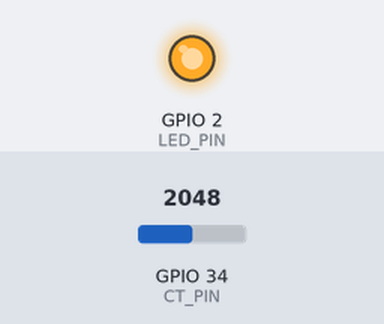
Bench run of a sketch on a simulated ESP32. On the bench: output pins drawn as LEDs (lit = HIGH). Inputs (shaded band) come from the test bench; at power-on: GPIO 34 (CT_PIN) = 2048 (analog values on the 0–4095 scale). WiFi joins after 1.5 s; servers stay silent unless stated; uploads are accepted with an empty reply; what the sketch prints to the serial monitor is not drawn.

Above: at 4.4 s.
4.5 s: GPIO 34 (CT_PIN) set to 560
7.5 s: GPIO 34 (CT_PIN) set to 3540
At 10.56 s:
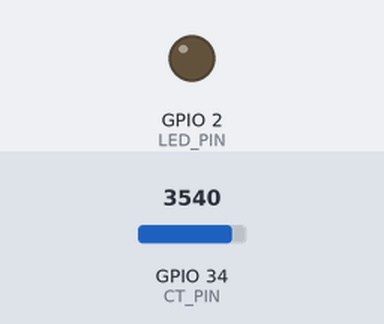
Timing chart, 0 to 12.1 s (numbered marks = the images above; inputs shaded):
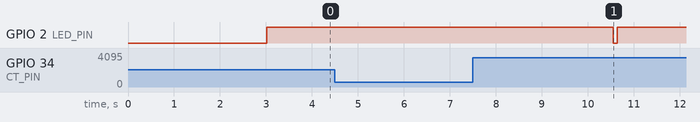

The sketch:

PPFix2.ino
```cpp
#include <Arduino.h>
#include <WiFi.h>
#include <HTTPClient.h>
#include <WiFiClientSecure.h>
#include <esp_task_wdt.h>
#include <math.h>

// ========== CONFIG ==========
const char* WIFI_SSID     = "realme C55 7824";
const char* WIFI_PASSWORD = "sspu2626";

const char* SUPABASE_URL  = "https://yfbpuqwotfjpjiakncmf.supabase.co";
const char* SUPABASE_KEY  = "eyJhbGciOiJIUzI1NiIsInR5cCI6IkpXVCJ9.eyJpc3MiOiJzdXBhYmFzZSIsInJlZiI6InlmYnB1cXdvdGZqcGppYWtuY21mIiwicm9sZSI6ImFub24iLCJpYXQiOjE3NzQ5NDg5NjgsImV4cCI6MjA5MDUyNDk2OH0.Jrid3VVf4Hf5mwoFiu-F8nvGiD_FeELVUvgW6Q4qUr0";
const char* TABLE_NAME    = "power_data";

#define CT_PIN      34
#define LED_PIN     2
#define SAMPLES     1000
#define VOLTAGE_AC  230.0

// ── CALIBRATION ─────────────────────────────────────────────────
// Your signal AVG=4094 means it's top-clipped (rides at 3.3V).
// getRMS() now compensates for this in software.
//
// After upload, watch Serial Monitor for "Current: X.XXX A"
// Compare with a real clamp meter measurement on same wire.
// If ESP32 reads 2.0A but real meter reads 5.0A → multiply:
//   NEW_CALIBRATION = 2000.0 × (5.0 / 2.0) = 5000.0
//
//  SCT-013-000  (100A bare)        → start with 2000.0
//  SCT-013-030  (30A  3.5mm jack)  → start with 1000.0
//  SCT-013-020  (20A  3.5mm jack)  → start with 1000.0
#define CALIBRATION 2000.0

// ── THRESHOLD ───────────────────────────────────────────────────
// Minimum current to count as ON.  0.05A × 230V = 11.5W
#define CURRENT_MIN 0.05

float         energyKWh      = 0.0;
bool          deviceIsOn     = false;
unsigned long lastUploadTime = 0;
unsigned long lastEnergyTime = 0;
unsigned long lastWifiCheck  = 0;
bool          wifiOK         = false;
bool          supabaseOK     = false;
bool          wasDeviceOn    = false;

// ════════════════════════════════════════════════════════════════
//  getRMS()
//
//  PROBLEM FOUND: Your AVG=4094, MAX=4095 means the CT signal
//  is biased at 3.3V (top of ADC range) instead of 1.65V (mid).
//  The POSITIVE half of the sine wave clips at 4095 and is lost.
//  Only the DOWNWARD (negative) swings are visible.
//
//  SOFTWARE FIX (no hardware change needed):
//  → Use 4095 as reference instead of computed midpoint
//  → Measure how far each sample drops BELOW 4095
//  → Multiply RMS by √2 to compensate for the missing half-wave
//
//  HARDWARE FIX (permanent, correct solution):
//  → Add 10kΩ resistor from GPIO34 to GND
//  → This pulls the bias to 1.65V so both halves are visible
//  → Then remove the *1.414 compensation below
// ════════════════════════════════════════════════════════════════
float getRMS() {
  // Step 1: Detect whether signal is top-clipped or centered
  //         by sampling average
  long avgSum = 0;
  for (int i = 0; i < 200; i++) {
    avgSum += analogRead(CT_PIN);
    delayMicroseconds(100);
  }
  int avg = (int)(avgSum / 200);

  double sumSq = 0.0;
  int    rawMin = 4095, rawMax = 0;

  // Step 2: Compute RMS with correct reference point
  if (avg > 3500) {
    // ── TOP-CLIPPED MODE (your current hardware situation)
    // Signal rides at ~4095, swings downward.
    // Reference = 4095 (the ceiling it clips at).
    // Each sample deviation = (4095 - raw) — how far it dipped.
    for (int i = 0; i < SAMPLES; i++) {
      int raw = analogRead(CT_PIN);
      if (raw < rawMin) rawMin = raw;
      if (raw > rawMax) rawMax = raw;
      double dev = (double)(4095 - raw);
      sumSq += dev * dev;
      delayMicroseconds(200);
    }
    // Half-wave RMS × √2 = full-wave RMS equivalent
    double halfRmsADC = sqrt(sumSq / SAMPLES);
    double voltRMS    = halfRmsADC * (3.3 / 4095.0) * 1.4142;
    double current    = (voltRMS / 33.0) * CALIBRATION;

    Serial.printf("  [DBG] MODE=TOP-CLIPPED avg=%d swing=%d halfRms=%.2f voltRMS=%.5fV cur=%.4fA\n",
      avg, rawMax - rawMin, (float)halfRmsADC, (float)voltRMS, (float)current);

    if (isnan(current) || isinf(current) || current > 100.0) return 0.0;
    return (current < CURRENT_MIN) ? 0.0f : (float)current;

  } else if (avg < 600) {
    // ── BOTTOM-CLIPPED MODE (signal rides near 0V)
    // Reference = 0. Measure upward swings.
    for (int i = 0; i < SAMPLES; i++) {
      int raw = analogRead(CT_PIN);
      if (raw < rawMin) rawMin = raw;
      if (raw > rawMax) rawMax = raw;
      double dev = (double)raw;
      sumSq += dev * dev;
      delayMicroseconds(200);
    }
    double halfRmsADC = sqrt(sumSq / SAMPLES);
    double voltRMS    = halfRmsADC * (3.3 / 4095.0) * 1.4142;
    double current    = (voltRMS / 33.0) * CALIBRATION;

    Serial.printf("  [DBG] MODE=BOT-CLIPPED avg=%d swing=%d halfRms=%.2f voltRMS=%.5fV cur=%.4fA\n",
      avg, rawMax - rawMin, (float)halfRmsADC, (float)voltRMS, (float)current);

    if (isnan(current) || isinf(current) || current > 100.0) return 0.0;
    return (current < CURRENT_MIN) ? 0.0f : (float)current;

  } else {
    // ── CENTERED MODE (correct hardware — bias at ~2048)
    int midpoint = avg;
    for (int i = 0; i < SAMPLES; i++) {
      int raw = analogRead(CT_PIN);
      if (raw < rawMin) rawMin = raw;
      if (raw > rawMax) rawMax = raw;
      double dev = (double)(raw - midpoint);
      sumSq += dev * dev;
      delayMicroseconds(200);
    }
    double rmsADC  = sqrt(sumSq / SAMPLES);
    double voltRMS = rmsADC * (3.3 / 4095.0);
    double current = (voltRMS / 33.0) * CALIBRATION;

    Serial.printf("  [DBG] MODE=CENTERED mid=%d swing=%d rms=%.2f voltRMS=%.5fV cur=%.4fA\n",
      midpoint, rawMax - rawMin, (float)rmsADC, (float)voltRMS, (float)current);

    if (isnan(current) || isinf(current) || current > 100.0) return 0.0;
    return (current < CURRENT_MIN) ? 0.0f : (float)current;
  }
}

// ════════════════════════════════════════════════════════════════
void connectWiFi() {
  Serial.println("-----------------------------");
  Serial.print("WiFi: Connecting to ");
  Serial.println(WIFI_SSID);
  WiFi.disconnect(true);
  delay(500);
  WiFi.mode(WIFI_STA);
  WiFi.setSleep(false);
  WiFi.begin(WIFI_SSID, WIFI_PASSWORD);
  int tries = 0;
  while (WiFi.status() != WL_CONNECTED && tries < 20) {
    delay(500);
    Serial.print(".");
    tries++;
  }
  if (WiFi.status() == WL_CONNECTED) {
    wifiOK = true;
    digitalWrite(LED_PIN, HIGH);
    Serial.println("\nWiFi : CONNECTED  " + String(WiFi.RSSI()) + " dBm");
    Serial.println("IP   : " + WiFi.localIP().toString());
  } else {
    wifiOK = false;
    digitalWrite(LED_PIN, LOW);
    Serial.println("\nWiFi : FAILED — offline mode");
  }
  Serial.println("-----------------------------");
}

void checkWiFi() {
  if (WiFi.status() == WL_CONNECTED) { wifiOK = true; return; }
  wifiOK = false; supabaseOK = false;
  Serial.print("WiFi lost — reconnecting");
  WiFi.disconnect(); delay(500);
  WiFi.setSleep(false);
  WiFi.begin(WIFI_SSID, WIFI_PASSWORD);
  int tries = 0;
  while (WiFi.status() != WL_CONNECTED && tries < 15) {
    delay(500); Serial.print("."); tries++;
  }
  if (WiFi.status() == WL_CONNECTED) {
    wifiOK = true; digitalWrite(LED_PIN, HIGH);
    Serial.println("\nWiFi back!");
  } else { Serial.println("\nStill offline."); }
}

int supabaseInsert(String jsonData) {
  if (!wifiOK) return -1;
  WiFiClientSecure client;
  client.setInsecure();
  HTTPClient http;
  http.begin(client, String(SUPABASE_URL) + "/rest/v1/" + TABLE_NAME);
  http.setTimeout(10000);
  http.addHeader("Content-Type",  "application/json");
  http.addHeader("apikey",        SUPABASE_KEY);
  http.addHeader("Authorization", "Bearer " + String(SUPABASE_KEY));
  http.addHeader("Prefer",        "return=minimal");
  int code = http.POST(jsonData);
  if (code != 200 && code != 201)
    Serial.println("Supabase error: " + http.getString().substring(0, 150));
  http.end();
  return code;
}

void testSupabase() {
  Serial.print("Supabase: Testing... ");
  String j = "{\"current_a\":0.0,\"power_w\":0.0,\"energy_kwh\":0.0,"
             "\"cost_rs\":0.0,\"status\":\"BOOT\",\"device_on\":false,"
             "\"rssi\":" + String(WiFi.RSSI()) + "}";
  int code = supabaseInsert(j);
  supabaseOK = (code == 200 || code == 201);
  Serial.println(supabaseOK ? "OK" : "FAILED — HTTP " + String(code));
}

void uploadData(float current, float power, float kwh, bool isOn) {
  if (!wifiOK) return;
  float cost = (power / 1000.0) * 8.0;
  String json = "{";
  json += "\"current_a\":"  + String(current, 3) + ",";
  json += "\"power_w\":"    + String(power,   1) + ",";
  json += "\"energy_kwh\":" + String(kwh,     5) + ",";
  json += "\"cost_rs\":"    + String(cost,    4) + ",";
  json += "\"status\":\""   + String(isOn ? "ON" : "OFF") + "\",";
  json += "\"device_on\":"  + String(isOn ? "true" : "false") + ",";
  json += "\"rssi\":"       + String(WiFi.RSSI());
  json += "}";
  Serial.print("Uploading → ");
  int code = supabaseInsert(json);
  if (code == 200 || code == 201) {
    supabaseOK = true; Serial.println("OK");
    digitalWrite(LED_PIN, LOW); delay(80); digitalWrite(LED_PIN, HIGH);
  } else { supabaseOK = false; Serial.println("FAILED " + String(code)); }
}

// ════════════════════════════════════════════════════════════════
void setup() {
  Serial.begin(115200);
  delay(1000);
  esp_task_wdt_deinit();
  pinMode(LED_PIN, OUTPUT);
  digitalWrite(LED_PIN, LOW);
  analogReadResolution(12);
  analogSetAttenuation(ADC_11db);

  Serial.println("\n================================");
  Serial.println("   PowerPaise — Fixed Build");
  Serial.println("   Signal: TOP-CLIPPED (AVG~4095)");
  Serial.println("   Software compensation active");
  Serial.println("================================\n");

  connectWiFi();
  if (wifiOK) testSupabase();

  lastUploadTime = millis();
  lastWifiCheck  = millis();
  Serial.println("\nReady — measuring every 3s\n");
}

// ════════════════════════════════════════════════════════════════
void loop() {
  unsigned long now = millis();

  if (now - lastWifiCheck > 30000) { checkWiFi(); lastWifiCheck = now; }

  float current = getRMS();
  deviceIsOn    = (current > 0.0);
  float power   = deviceIsOn ? (current * VOLTAGE_AC) : 0.0;

  if (deviceIsOn && wasDeviceOn && lastEnergyTime > 0) {
    float hours = (now - lastEnergyTime) / 3600000.0f;
    energyKWh  += (power / 1000.0f) * hours;
  }
  if (deviceIsOn) lastEnergyTime = now;
  wasDeviceOn = deviceIsOn;

  Serial.println("================================");
  Serial.println("WiFi     : " + String(wifiOK ? "CONNECTED (" + String(WiFi.RSSI()) + " dBm)" : "OFFLINE"));
  Serial.println("Supabase : " + String(supabaseOK ? "CONNECTED" : "OFFLINE"));
  Serial.println("--------------------------------");
  Serial.print("Current  : "); Serial.print(current,   3); Serial.println(" A");
  Serial.print("Power    : "); Serial.print(power,     1); Serial.println(" W");
  Serial.print("Energy   : "); Serial.print(energyKWh, 5); Serial.println(" kWh");
  Serial.print("Status   : "); Serial.println(deviceIsOn ? "ON  ✓" : "OFF");
  Serial.println("================================\n");

  if (wifiOK && (now - lastUploadTime >= 5000)) {
    uploadData(current, power, energyKWh, deviceIsOn);
    lastUploadTime = now;
  }

  delay(3000);
}
```

Measured:
- after the input at 4.5 s, every drawn part: stays the same
